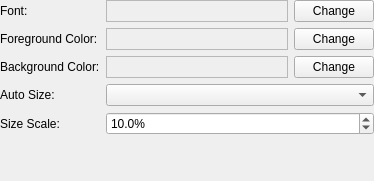
<?xml version="1.0" encoding="UTF-8"?>
<ui version="4.0">
 <class>OsdStyle_Widget</class>
 <widget class="QWidget" name="OsdStyle_Widget">
  <property name="geometry">
   <rect>
    <x>0</x>
    <y>0</y>
    <width>374</width>
    <height>181</height>
   </rect>
  </property>
  <layout class="QFormLayout" name="formLayout">
   <property name="margin">
    <number>0</number>
   </property>
   <item row="0" column="0">
    <widget class="QLabel" name="label">
     <property name="text">
      <string>Font:</string>
     </property>
    </widget>
   </item>
   <item row="0" column="1">
    <layout class="QHBoxLayout" name="horizontalLayout_2">
     <item>
      <widget class="QLabel" name="fontLabel">
       <property name="sizePolicy">
        <sizepolicy hsizetype="MinimumExpanding" vsizetype="Preferred">
         <horstretch>0</horstretch>
         <verstretch>0</verstretch>
        </sizepolicy>
       </property>
       <property name="minimumSize">
        <size>
         <width>150</width>
         <height>0</height>
        </size>
       </property>
       <property name="frameShape">
        <enum>QFrame::StyledPanel</enum>
       </property>
       <property name="frameShadow">
        <enum>QFrame::Sunken</enum>
       </property>
       <property name="text">
        <string notr="true"/>
       </property>
       <property name="alignment">
        <set>Qt::AlignCenter</set>
       </property>
      </widget>
     </item>
     <item>
      <widget class="QPushButton" name="fontButton">
       <property name="text">
        <string>Change</string>
       </property>
      </widget>
     </item>
    </layout>
   </item>
   <item row="1" column="0">
    <widget class="QLabel" name="label_3">
     <property name="text">
      <string>Foreground Color:</string>
     </property>
    </widget>
   </item>
   <item row="1" column="1">
    <layout class="QHBoxLayout" name="horizontalLayout_3">
     <item>
      <widget class="QLabel" name="fgColorLabel">
       <property name="sizePolicy">
        <sizepolicy hsizetype="Expanding" vsizetype="Preferred">
         <horstretch>0</horstretch>
         <verstretch>0</verstretch>
        </sizepolicy>
       </property>
       <property name="minimumSize">
        <size>
         <width>150</width>
         <height>0</height>
        </size>
       </property>
       <property name="frameShape">
        <enum>QFrame::StyledPanel</enum>
       </property>
       <property name="frameShadow">
        <enum>QFrame::Sunken</enum>
       </property>
       <property name="text">
        <string/>
       </property>
       <property name="alignment">
        <set>Qt::AlignCenter</set>
       </property>
      </widget>
     </item>
     <item>
      <widget class="QPushButton" name="fgColorButton">
       <property name="text">
        <string>Change</string>
       </property>
      </widget>
     </item>
    </layout>
   </item>
   <item row="2" column="0">
    <widget class="QLabel" name="label_4">
     <property name="text">
      <string>Background Color:</string>
     </property>
    </widget>
   </item>
   <item row="2" column="1">
    <layout class="QHBoxLayout" name="horizontalLayout_4">
     <item>
      <widget class="QLabel" name="bgColorLabel">
       <property name="sizePolicy">
        <sizepolicy hsizetype="Expanding" vsizetype="Preferred">
         <horstretch>0</horstretch>
         <verstretch>0</verstretch>
        </sizepolicy>
       </property>
       <property name="minimumSize">
        <size>
         <width>150</width>
         <height>0</height>
        </size>
       </property>
       <property name="frameShape">
        <enum>QFrame::StyledPanel</enum>
       </property>
       <property name="frameShadow">
        <enum>QFrame::Sunken</enum>
       </property>
       <property name="text">
        <string/>
       </property>
       <property name="alignment">
        <set>Qt::AlignCenter</set>
       </property>
      </widget>
     </item>
     <item>
      <widget class="QPushButton" name="bgColorButton">
       <property name="text">
        <string>Change</string>
       </property>
      </widget>
     </item>
    </layout>
   </item>
   <item row="3" column="0">
    <widget class="QLabel" name="label_8">
     <property name="text">
      <string>Auto Size:</string>
     </property>
    </widget>
   </item>
   <item row="3" column="1">
    <widget class="QComboBox" name="scale">
     <property name="sizeAdjustPolicy">
      <enum>QComboBox::AdjustToContents</enum>
     </property>
    </widget>
   </item>
   <item row="4" column="0">
    <widget class="QLabel" name="label_7">
     <property name="text">
      <string>Size Scale:</string>
     </property>
    </widget>
   </item>
   <item row="4" column="1">
    <widget class="QDoubleSpinBox" name="size">
     <property name="accelerated">
      <bool>true</bool>
     </property>
     <property name="suffix">
      <string>%</string>
     </property>
     <property name="decimals">
      <number>1</number>
     </property>
     <property name="maximum">
      <double>99.000000000000000</double>
     </property>
     <property name="singleStep">
      <double>0.500000000000000</double>
     </property>
     <property name="value">
      <double>10.000000000000000</double>
     </property>
    </widget>
   </item>
  </layout>
 </widget>
 <resources/>
 <connections/>
</ui>
